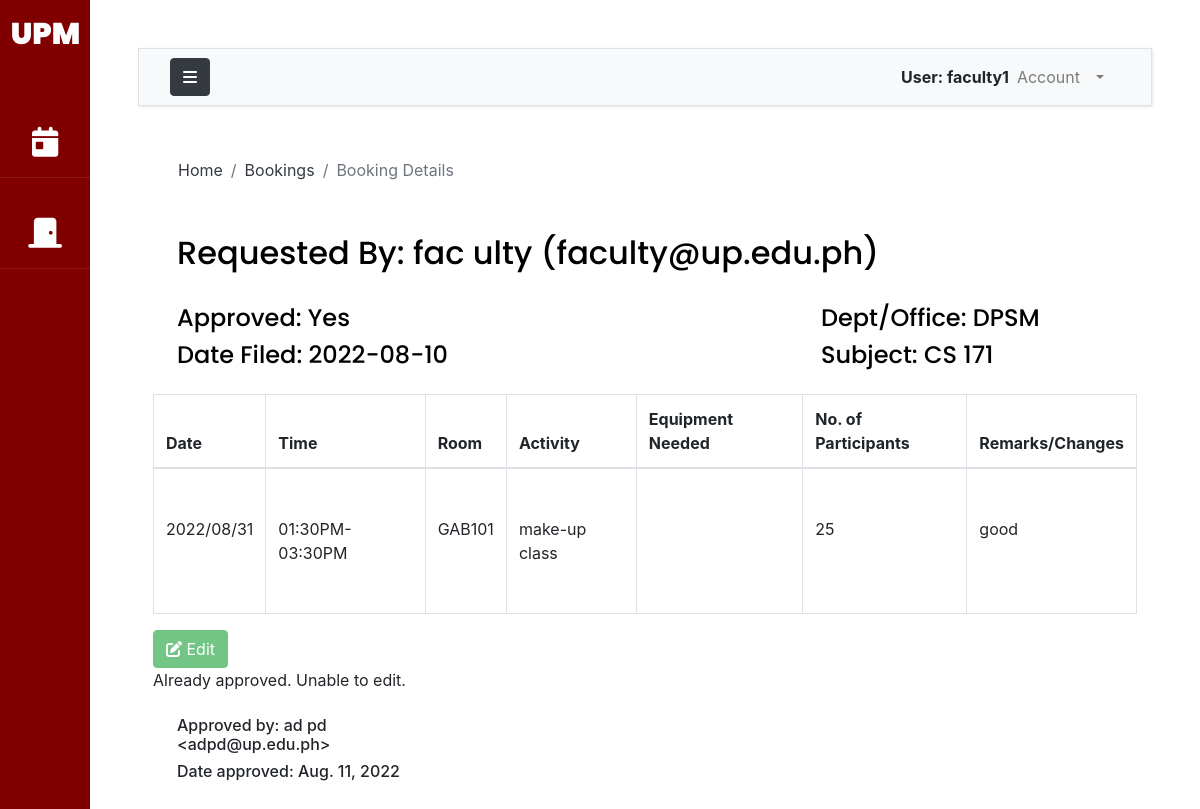
/booking/14/ (signed in), run on the app's committed database.
### accounts/models.py (models this page shows)
class AuthUser(AbstractUser):
    FACULTY = 1
    STAFF = 2
    OCS = 3
    ADPD = 4
    AO = 5
    USER_TYPE_CHOICES = (
        (FACULTY, 'Faculty'),
        (STAFF, 'Staff'),
        (OCS, 'OCS'),
        (ADPD, 'ADPD'),
        (AO,'AO')
    )
    first_name = models.CharField(max_length=200)
    last_name = models.CharField(max_length=200)
    email = models.EmailField(unique=True, validators=[
        EmailValidator(allowlist=['up.edu.ph'])
    ])
    college = models.ForeignKey("UPM.College",on_delete=models.CASCADE,null=True,blank=True)
    department = models.ForeignKey("UPM.Department",on_delete=models.CASCADE,null=True,blank=True)
    user_type = models.PositiveSmallIntegerField(choices=USER_TYPE_CHOICES,null=True)
    def __str__(self):
        return self.username
    def getFullName(self):
        return self.first_name +' ' + self.last_name + ' (' + self.email + ')'

class ADPD(models.Model):
    user = models.OneToOneField(AuthUser,on_delete=models.CASCADE,null=True)
    college = models.OneToOneField("UPM.College",on_delete=models.CASCADE,null=True)
    class Meta:
        verbose_name_plural = "ADPDs"
    def __str__(self):
        name = AuthUser.get_full_name(self.user)
        return name + ' <' + self.user.email + '>'

### bookingapp/models.py (models this page shows, shortened)
class Booking(models.Model):
    room = models.ForeignKey(Room,on_delete=models.CASCADE,null=True)
    faculty =  models.ForeignKey(Faculty,on_delete=models.CASCADE,null=True,blank = True)
    approver =  models.ForeignKey(ADPD,on_delete=models.CASCADE,null=True,blank=True)
    booker = models.ForeignKey(AuthUser,on_delete=models.CASCADE,null=True,blank=True)
    dept_or_office = models.CharField(max_length=300,null=True,blank=True)
    organization = models.CharField(max_length=300,null=True,blank=True)
    subject = models.CharField(max_length=300, null=True,blank=True)
    activity = models.CharField(max_length=300,null=True)
    isApproved = models.BooleanField(null=True, blank = True)
    isEdited = models.BooleanField(null=True, blank = True)
    date_approved = models.DateField(null=True,blank=True)
    date_created = models.DateTimeField(auto_now_add=True,blank=True)
    start_time = models.DateTimeField(null=True)
    end_time = models.DateTimeField(null=True)
    numofstudents = models.IntegerField(null=True)
    equipment = models.TextField(null=True, blank=True)
    remarks = models.TextField(null=True, blank=True)

### UPM/models.py (models this page shows, shortened)
class Room(models.Model):
    TYPES = (
        (1,"Room"),
        (2,"Theatre"),
    )
    name = models.CharField(max_length=300,null=True, unique=True)
    slug = models.SlugField(null=True)
    room_type =models.PositiveSmallIntegerField(choices=TYPES,null=True)
    college = models.ForeignKey(College,on_delete=models.CASCADE,null=True)
    building = models.ForeignKey(Building, on_delete=models.CASCADE, null=True)
    capacity = models.IntegerField()
    def __str__(self):
        return self.name

### bookingapp/views.py (the view)
# urls.py: path('<int:pk>/', views.bookingDetails, name='bookingDetails'),
@login_required(login_url='loginPage')
def bookingDetails(request,pk):
    booking = Booking.objects.get(id=pk)
    d = booking.start_time.strftime("%Y/%m/%d")
    time = booking.start_time.strftime("%I:%M%p") + '-' + booking.end_time.strftime("%I:%M%p")
    approve = request.POST.get("approve")
    reject = request.POST.get("reject")
    if request.method == "POST" and not approve and not reject:
        remarks = request.POST.get('remarks')
        booking.remarks = remarks
        booking.isEdited = False
        booking.save()
    elif approve:
        booking.isApproved=True
        booking.date_approved=date.today()
        booking.approver = ADPD.objects.get(user=request.user)
        booking.save()
    elif reject:
        booking.isApproved=False
        booking.save()
    context={'booking':booking,'date':d,'time':time}
    return render(request,'booking/booking-details.html',context)

### templates/booking/booking-details.html (shortened to what this page needs)
{% extends 'base.html' %}
{% load static %}
{% load crispy_forms_tags %}
{% block breadcrumb %}
<nav aria-label="breadcrumb">
  <ol class="breadcrumb mt-3 ms-4 bg-body">
    <li class="breadcrumb-item"><a href="{% url 'indexPage' %}" class="text-dark">Home</a></li>
    <li class="breadcrumb-item"><a href="{% url 'viewBookings' %}" class="text-dark">Bookings</a></li>
    <li class="breadcrumb-item active" aria-current="page">Booking Details</li>
  </ol>
</nav>
{% endblock breadcrumb %}
{% block content %}
<div class = "container w-70">
    <h2 class="py-4 px-4">Requested By: {{booking.booker.getFullName}}</h2>
    <div class= "row px-4 pb-3 justify-content-between">
      <div class="col-6 ">
      {% if booking.isApproved == True%}
        <h4>Approved: Yes</h4>
      {% elif booking.isApproved == False%}
        <h4>Approved: No</h4>
      {% else %}
        <h4>Approved: Not Yet</h4>
      {% endif %}
      <h4>Date Filed: {{booking.date_created|date:"Y-m-d"}}</h4>
      </div>
      {% if booking.dept_or_office %}
        <div class= 'col-4'>
          <h4>Dept/Office: {{booking.dept_or_office}}</h4>
          <h4>Subject: {{booking.subject}}</h4>
        </div>
      {% else %}
        <div class= 'col-4'>
          <h5>Organization: {{booking.organization}}</h5>
          <h5>Adviser: {{booking.faculty}}</h5>
        </div>
      {% endif %}
    </div>
   {% include 'booking/booking-table.html' %}
      <div class= 'row'>
      {% if request.user.user_type == 4 %}
        <div class = 'col-4'>
          {% if booking.isApproved ==  none or booking.isApproved == False %}
          <button type="button" class="btn btn-success" data-bs-toggle="modal" data-bs-target="#approveModal">
            Approve
          </button>
            {% if booking.isApproved == False %}
            <button type="button" class="btn btn-danger ms-1" data-bs-toggle="modal" data-bs-target="#rejectModal" disabled>
              Reject
            </button>
            {% else %}
            <button type="button" class="btn btn-danger ms-1" data-bs-toggle="modal" data-bs-target="#rejectModal">
              Reject
            </button>
            {% endif %}
          {% else %}
          <h6 class='px-4'>Approved by: {{booking.approver}}</h6>
          <h6 class='px-4'>Date approved: {{booking.date_approved}}</h6>
          {% endif %}
        </div>
      {% elif request.user == booking.booker %}
      <div class = 'col-4'>
        {% if booking.isApproved %}
        <button type="button" class="btn btn-success" disabled>
          <i class="fa-solid fa-pen-to-square"></i> Edit
        </button>
        <p>Already approved. Unable to edit.</p>
        <h6 class='px-4 pt-2'>Approved by: {{booking.approver}}</h6>
        <h6 class='px-4'>Date approved: {{booking.date_approved}}</h6>
        {% else %}
        <button type="button" class="update bs-modal btn btn-sm btn-warning btn-sm"><i class="fa-solid fa-pen-to-square"></i> Edit </button>
        {%endif%}
      </div>
      {% endif %}
</div>
{% endblock content %}

### templates/base.html (shortened to what this page needs)
{% load static %}
{% load crispy_forms_tags %}
<!DOCTYPE html>
<html lang="en">
    <head>
        {% include 'css_modules.html' %}
    </head>
    <body>
        <div class="wrapper d-flex align-items-stretch">
            <nav id="sidebar" class="active">
                <h1><a href="{% url 'indexPage' %}" class="logo mt-2 pt-2">UPM</a></h1>
                <ul class="list-unstyled components mb-5">
                    <li>
                        <a href="{% url 'viewBookings' %}"><i class="fa-solid fa-calendar-day"></i> <span class="link_label ms-1"> Bookings</span></a>
                    </li>
                    {% if request.user.user_type == none %}
                    <li>
                        <a data-bs-toggle="collapse" href="#collapseOptions" role="button" aria-expanded="false" aria-controls="collapseOptions" id="clps"><i class="fa fa-cogs"></i> <span class="link_label">Administrator</span></a>
                        <div class="collapse" id="collapseOptions">
                            <a class='sub ms-4' href="{% url 'manageUsers' %}"><i class="sub fa fa-user"></i><span class="link_label ms-2">Manage Users</span></a>
                            <a class='sub ms-4' href="{% url 'manageCollege' %}"><i class="sub fa-solid fa-school"></i></i><span class="link_label">Manage Colleges</span></a>
                            <a class='sub ms-4' href="{% url 'manageRooms' %}"><i class="sub fa-solid fa-door-closed"></i><span class="link_label ms-1">Manage Rooms</span></a>
                            <a class='sub ms-4' href="{% url 'manageTerm' %}"><i class="sub fa fa-calendar"></i><span class="link_label ms-2">Manage Terms</span></a>
                        <div>
                    </li>
                    {% else %}
                        {% if request.user.user_type != none %}
                        <li>
                            <a href="{% url 'roomView' %}"><i class="fa-solid fa-door-closed"></i> <span class="link_label">View Rooms</span></a>
                        </li>
                       {% endif %}
                    {% endif %}
                </ul>
            </nav>
            <div id="content" class="p-4 p-md-5 bg-body">
                <nav class="navbar navbar-expand-lg navbar-light bg-light border">
                    <div class="container-fluid">
                        <button type="button" id="sidebarCollapse" class="btn btn-dark">
                            <i class="fa fa-bars"></i>
                        </button>
                        <div class="collapse navbar-collapse" id="navbarSupportedContent">
                            <ul class="nav navbar-nav ml-auto">
                                <span class="fw-bolder mt-2">User: {{request.user}}</span>
                                <li class="nav-item dropdown me-3 pe-3">
                                    <a class="nav-link dropdown-toggle" href="#" id="navbarDropdown" role="button" data-bs-toggle="dropdown" aria-expanded="false">
                                      Account
                                    </a>
                                </li>
                            </ul>
                        </div>
                    </div>
                </nav>
                <main>
                    <div class="app-title">
                        {% block breadcrumb %}
                        {% endblock breadcrumb %}
                    </div>
                    {% block content %}
                    {% endblock content %}
                </main>
            </div>
		</div>
    </body>
</html>

### templates/booking/booking-table.html
<table id ='booking-table' class="table table-bordered">
    <thead>
      <tr>
        <th scope="col">Date</th>
        <th scope="col">Time</th>
        <th scope="col">Room</th>
        <th scope="col">Activity</th>
        <th scope="col">Equipment Needed</th>
        <th scope="col">No. of Participants</th>
        <th scope="col">Remarks/Changes</th>
      </tr>
    </thead>
    <tbody>
      <tr>
        <td class = "py-5">{{date}}</td>
        <td class = "py-5">{{time}}</td>
        <td class = "py-5">{{booking.room}}</td>
        <td class = "py-5">{{booking.activity}}</td>
        <td class = "py-5">{{booking.equipment}}</td>
        <td class = "py-5">{{booking.numofstudents}}</td>
        <td class = "py-5">
          {% if request.user.user_type == 5 %}
            {% if booking.remarks or booking.isApproved%}
              {% if not booking.isEdited %}
                {{booking.remarks}}
              {% else %}
                <form method="POST">
                  {%csrf_token%}
                  <textarea class='form-control' name='remarks' placeholder={{booking.remarks}}></textarea>
                  <button class='btn btn-success' type='submit'> Enter </button>
                </form>
              {% endif %}
            {% else %}
            <form method="POST">
                {%csrf_token%}
                <textarea class='form-control' name='remarks'></textarea>
                <button class='btn btn-success' type='submit'> Enter </button>
            </form>
            {% endif %}
          {% else %}
          {{booking.remarks}}
          {%endif%}
        </td>
      </tr>
    </tbody>
  </table>

### data on the page
AuthUser: user "faculty1"
Booking: booker.getFullName "fac ulty (faculty@up.edu.ph)", date_created "2022-08-10", dept_or_office "DPSM", subject "CS 171", room "GAB101", activity "make-up class", numofstudents "25", remarks "good", approver "ad pd <adpd@up.edu.ph>", date_approved "Aug. 11, 2022"

### other printed values
{{ date }} "2022/08/31"
{{ time }} "01:30PM-03:30PM"
